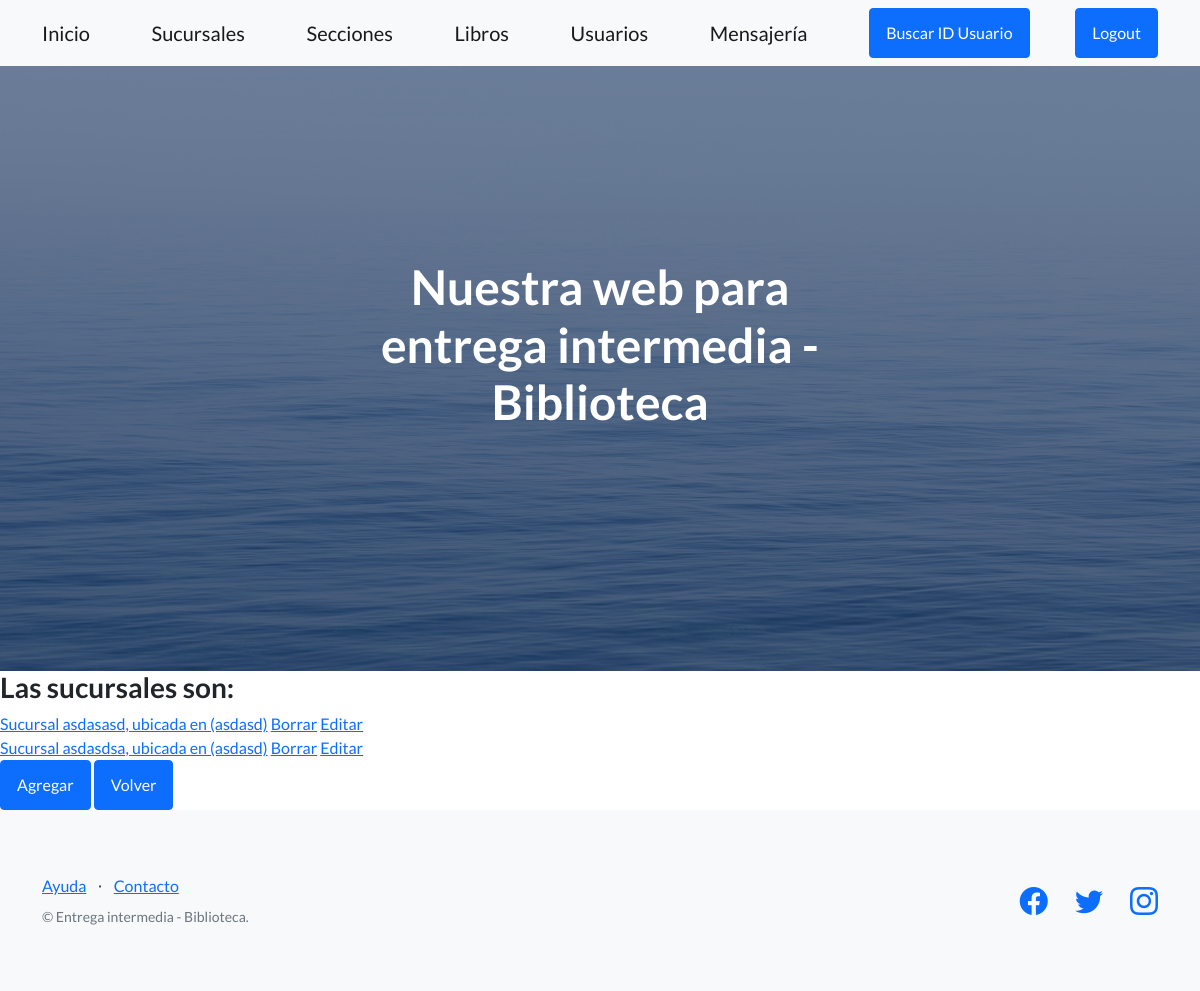
The page /biblioteca/sucursales on the database as committed earlier.
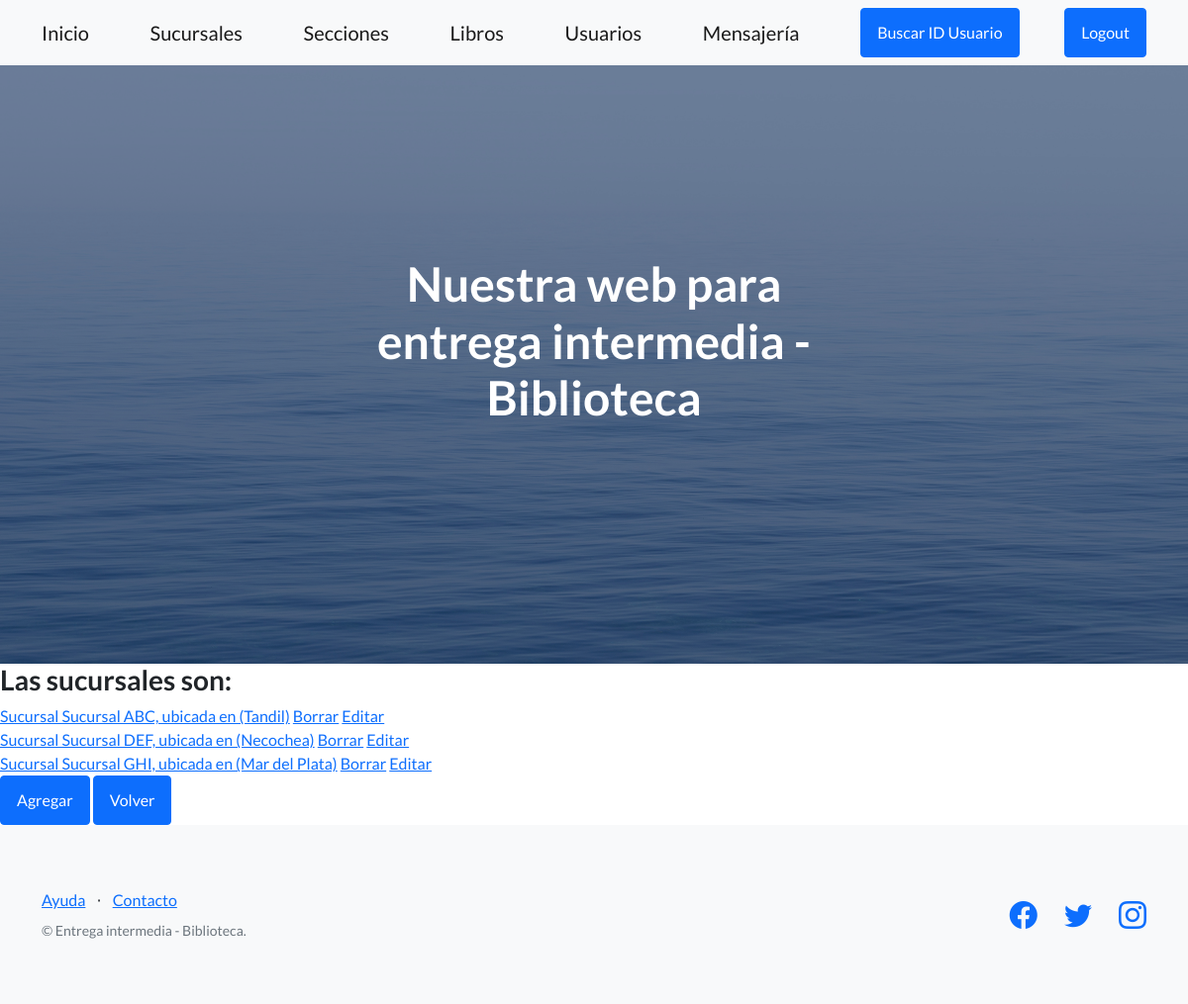
The same page on the database as committed later.
### AppEntrega1/models.py (models this page shows)
class Sucursal(models.Model):
    nombre = models.CharField(max_length=50, verbose_name='Nombre del local')
    localidad = models.CharField(max_length=50)
    direccion = models.CharField(max_length=50)
    def __str__(self):
        return f'Sucursal {self.nombre}, ubicada en ({self.localidad})'

### AppEntrega1/views.py (the view)
# urls.py: path('sucursales', SucursalListView.as_view(), name = 'sucursales'),
class SucursalListView(ListView):
    model = Sucursal
    template_name = 'AppEntrega1/sucursal.html'
    context_object_name = 'sucursales'

### templates/AppEntrega1/sucursal.html (shortened to what this page needs)
{% extends 'AppEntrega1/padre.html' %}
{% block contenidoQueCambia %}
    <h3> Las sucursales son: </h3>
    {% for sucursal in sucursales%}
    <a href="{% url 'sucursal_view' sucursal.id %}">{{ sucursal }}</a>
    <a href="{% url 'sucursal_delete' sucursal.id %}">Borrar</a>
    <a href="{% url 'sucursal_update' sucursal.id %}">Editar</a>
        <br>
    {% endfor %}
<a class="btn btn-primary" href="{% url 'sucursal_add' %}"> Agregar </a>
<a class="btn btn-primary" href="{% url 'inicio' %}"> Volver </a>
{% endblock %}

Rows that differ between the two databases and show on the page:
removed Sucursal: nombre+localidad "Sucursal asdasasd, ubicada en (asdasd)"
removed Sucursal: nombre+localidad "Sucursal asdasdsa, ubicada en (asdasd)"
added Sucursal: nombre+localidad "Sucursal Sucursal ABC, ubicada en (Tandil)"
added Sucursal: nombre+localidad "Sucursal Sucursal DEF, ubicada en (Necochea)"
added Sucursal: nombre+localidad "Sucursal Sucursal GHI, ubicada en (Mar del Plata)"
